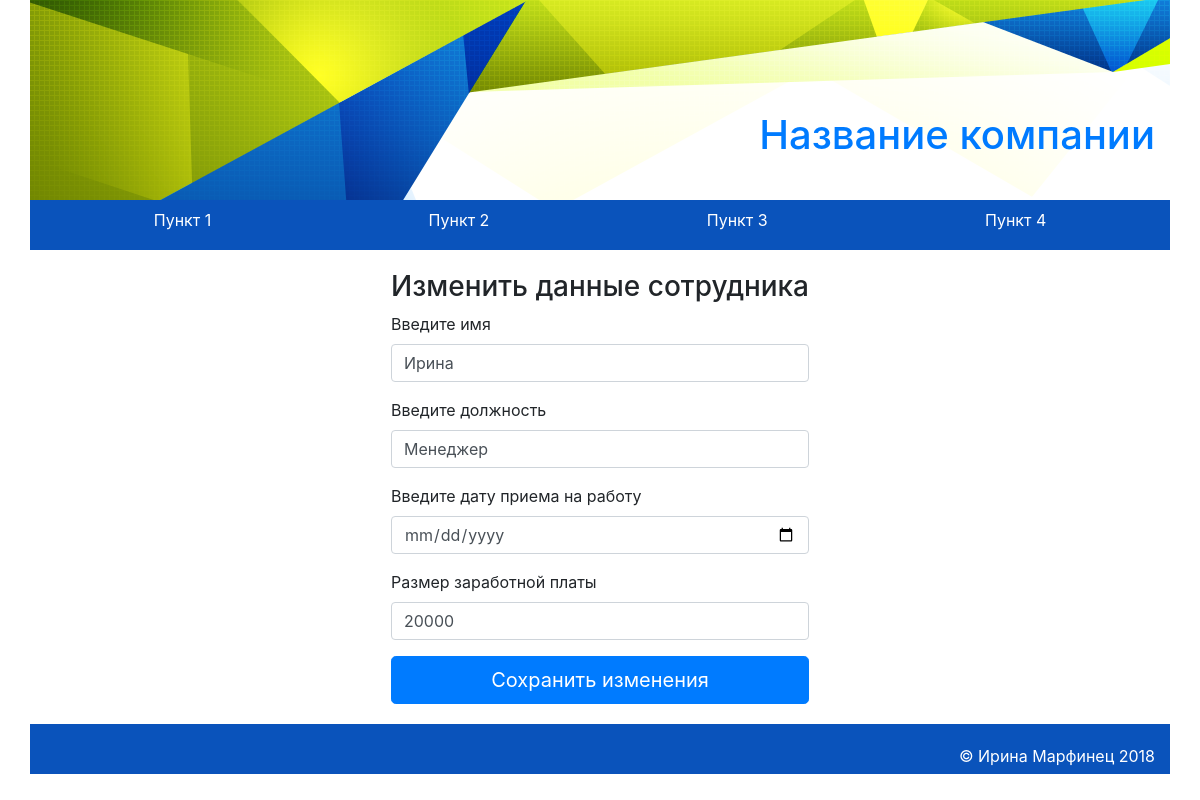
The app's page /edit/30/ with its own data.
### mainApp/models.py (models this page shows, shortened)
class Employee(models.Model):
	name = models.CharField(max_length=30)
	position = models.CharField(max_length=30)
	date_employment = models.DateField()
	wage = models.IntegerField()

### mainApp/views.py (the view)
# urls.py: path('edit/<int:id>/', views.edit),
def edit(request, id):
    try:
        person = Employee.objects.get(id=id)
        if request.method == "POST":
            person.name = request.POST.get("name")
            person.position = request.POST.get("position")
            person.date_employment = request.POST.get("date_employment")
            person.wage = request.POST.get("wage")
            person.save()
            return HttpResponseRedirect("/")
        else:
            return render(request, "mainApp/edit.html", {"person": person})
    except Employee.DoesNotExist:
        return HttpResponseNotFound("<h2>Сотрудник не найден</h2>")

### templates/mainApp/edit.html (shortened to what this page needs)
{% extends 'mainApp/base.html' %}
{% block content %}
    <form method="POST">
        <h3>Изменить данные сотрудника</h3>
        <div class="form-group">
            <label>Введите имя</label><br>
            <input type="text" class="form-control" name="name" value="{{person.name}}" required/>
        </div>
        <div class="form-group">
            <label>Введите должность</label><br>
            <input type="text" class="form-control" name="position" value="{{person.position}}" required/>
        </div>
        <div class="form-group">
            <label>Введите дату приема на работу</label><br>
            <input type="date" class="form-control" name="date_employment" value="{{person.date_employment}}" min="1920-01-01" max="2018-12-31" required/>
        </div>
        <div class="form-group">
            <label>Размер заработной платы</label><br>
            <input type="number" class="form-control" name="wage" value="{{person.wage}}" min="1" max="2000000" required/>
        </div>
        <input type="submit" class="btn btn-primary btn-lg btn-block" value="Сохранить изменения" >
    </form>
{% endblock content %}

### static/css/main.css (style rules this page uses)
h3 { text-align: center; }

### records on screen
Employee: name "Ирина", position "Менеджер", wage "20000"
